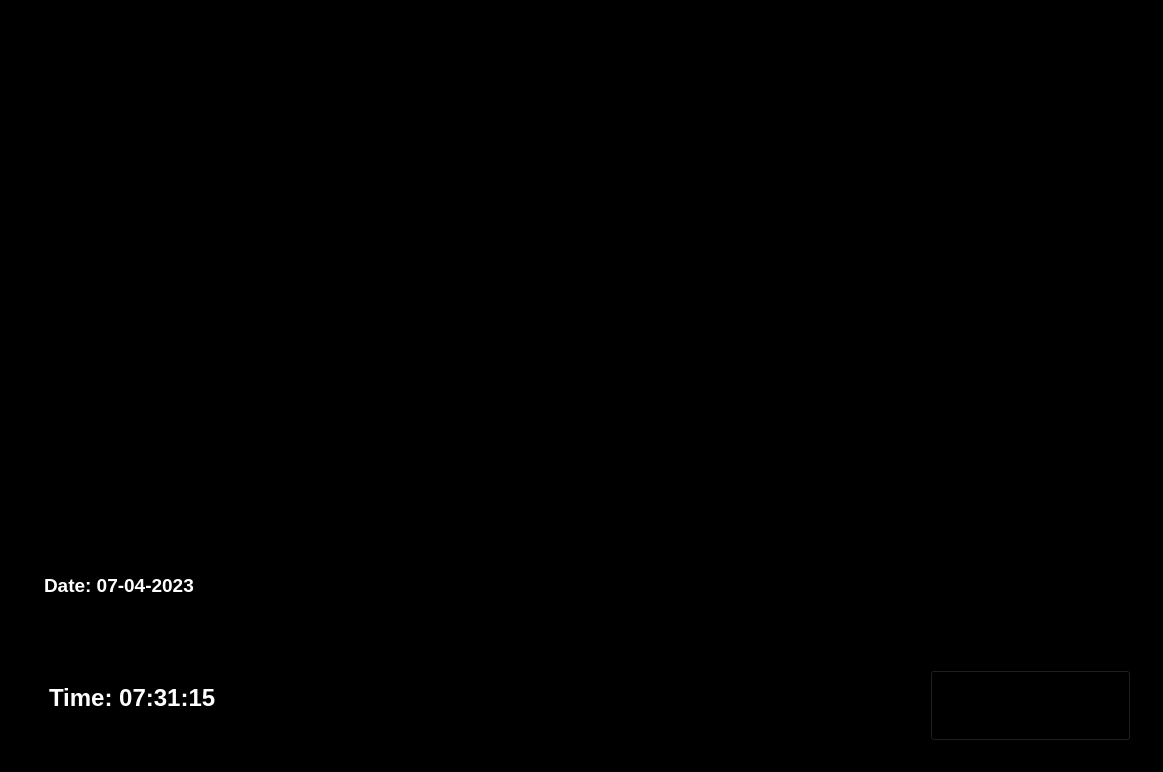
<?xml version="1.0" encoding="UTF-8"?>
<ui version="4.0">
 <class>background</class>
 <widget class="QWidget" name="background">
  <property name="geometry">
   <rect>
    <x>0</x>
    <y>0</y>
    <width>1163</width>
    <height>772</height>
   </rect>
  </property>
  <property name="windowTitle">
   <string>Form</string>
  </property>
  <property name="styleSheet">
   <string notr="true">background-color: black;</string>
  </property>
  <widget class="QLabel" name="ironmanbackground">
   <property name="geometry">
    <rect>
     <x>880</x>
     <y>0</y>
     <width>281</width>
     <height>351</height>
    </rect>
   </property>
   <property name="styleSheet">
    <string notr="true">background-color: transparent;</string>
   </property>
   <property name="text">
    <string/>
   </property>
   <property name="pixmap">
    <pixmap>GUI files/Iron_Template.jpg</pixmap>
   </property>
   <property name="scaledContents">
    <bool>true</bool>
   </property>
  </widget>
  <widget class="QLabel" name="start">
   <property name="geometry">
    <rect>
     <x>690</x>
     <y>650</y>
     <width>231</width>
     <height>111</height>
    </rect>
   </property>
   <property name="text">
    <string/>
   </property>
   <property name="pixmap">
    <pixmap>GUI files/Start.png</pixmap>
   </property>
   <property name="scaledContents">
    <bool>true</bool>
   </property>
  </widget>
  <widget class="QLabel" name="jarvisgui">
   <property name="geometry">
    <rect>
     <x>70</x>
     <y>70</y>
     <width>711</width>
     <height>351</height>
    </rect>
   </property>
   <property name="text">
    <string/>
   </property>
   <property name="pixmap">
    <pixmap>GUI files/Jarvis_Gui (1).gif</pixmap>
   </property>
  </widget>
  <widget class="QLabel" name="quit">
   <property name="geometry">
    <rect>
     <x>920</x>
     <y>660</y>
     <width>221</width>
     <height>91</height>
    </rect>
   </property>
   <property name="text">
    <string/>
   </property>
   <property name="pixmap">
    <pixmap>GUI files/Quit.png</pixmap>
   </property>
   <property name="scaledContents">
    <bool>true</bool>
   </property>
  </widget>
  <widget class="QLabel" name="label_4">
   <property name="geometry">
    <rect>
     <x>30</x>
     <y>550</y>
     <width>251</width>
     <height>101</height>
    </rect>
   </property>
   <property name="text">
    <string/>
   </property>
   <property name="pixmap">
    <pixmap>GUI files/gggf.jpg</pixmap>
   </property>
   <property name="scaledContents">
    <bool>true</bool>
   </property>
  </widget>
  <widget class="QLabel" name="label_6">
   <property name="geometry">
    <rect>
     <x>30</x>
     <y>660</y>
     <width>251</width>
     <height>101</height>
    </rect>
   </property>
   <property name="text">
    <string/>
   </property>
   <property name="pixmap">
    <pixmap>GUI files/gggf.jpg</pixmap>
   </property>
   <property name="scaledContents">
    <bool>true</bool>
   </property>
  </widget>
  <widget class="QLabel" name="ironman">
   <property name="geometry">
    <rect>
     <x>690</x>
     <y>380</y>
     <width>451</width>
     <height>291</height>
    </rect>
   </property>
   <property name="text">
    <string/>
   </property>
   <property name="pixmap">
    <pixmap>GUI files/Iron_Template_1.gif</pixmap>
   </property>
   <property name="scaledContents">
    <bool>true</bool>
   </property>
  </widget>
  <widget class="QLabel" name="earth">
   <property name="geometry">
    <rect>
     <x>330</x>
     <y>510</y>
     <width>301</width>
     <height>241</height>
    </rect>
   </property>
   <property name="text">
    <string/>
   </property>
   <property name="pixmap">
    <pixmap>GUI files/Earth.gif</pixmap>
   </property>
   <property name="scaledContents">
    <bool>true</bool>
   </property>
  </widget>
  <widget class="QTextBrowser" name="datetextbrowser">
   <property name="geometry">
    <rect>
     <x>40</x>
     <y>570</y>
     <width>231</width>
     <height>61</height>
    </rect>
   </property>
   <property name="font">
    <font>
     <family>Nirmala UI</family>
     <pointsize>16</pointsize>
     <weight>75</weight>
     <bold>true</bold>
    </font>
   </property>
   <property name="styleSheet">
    <string notr="true">background-color: transparent;
border:none;
color:white;
border-radius:none;</string>
   </property>
   <property name="html">
    <string>&lt;!DOCTYPE HTML PUBLIC &quot;-//W3C//DTD HTML 4.0//EN&quot; &quot;http://www.w3.org/TR/REC-html40/strict.dtd&quot;&gt;
&lt;html&gt;&lt;head&gt;&lt;meta name=&quot;qrichtext&quot; content=&quot;1&quot; /&gt;&lt;style type=&quot;text/css&quot;&gt;
p, li { white-space: pre-wrap; }
&lt;/style&gt;&lt;/head&gt;&lt;body style=&quot; font-family:'Nirmala UI'; font-size:16pt; font-weight:600; font-style:normal;&quot;&gt;
&lt;p style=&quot; margin-top:0px; margin-bottom:0px; margin-left:0px; margin-right:0px; -qt-block-indent:0; text-indent:0px;&quot;&gt;&lt;span style=&quot; font-size:14pt;&quot;&gt;Date: 07-04-2023&lt;/span&gt;&lt;/p&gt;&lt;/body&gt;&lt;/html&gt;</string>
   </property>
  </widget>
  <widget class="QTextBrowser" name="timelabel">
   <property name="geometry">
    <rect>
     <x>45</x>
     <y>680</y>
     <width>231</width>
     <height>61</height>
    </rect>
   </property>
   <property name="font">
    <font>
     <family>Nirmala UI</family>
     <pointsize>16</pointsize>
     <weight>75</weight>
     <bold>true</bold>
    </font>
   </property>
   <property name="styleSheet">
    <string notr="true">background-color: transparent;
border:none;
color:white;
border-radius:none;</string>
   </property>
   <property name="html">
    <string>&lt;!DOCTYPE HTML PUBLIC &quot;-//W3C//DTD HTML 4.0//EN&quot; &quot;http://www.w3.org/TR/REC-html40/strict.dtd&quot;&gt;
&lt;html&gt;&lt;head&gt;&lt;meta name=&quot;qrichtext&quot; content=&quot;1&quot; /&gt;&lt;style type=&quot;text/css&quot;&gt;
p, li { white-space: pre-wrap; }
&lt;/style&gt;&lt;/head&gt;&lt;body style=&quot; font-family:'Nirmala UI'; font-size:16pt; font-weight:600; font-style:normal;&quot;&gt;
&lt;p style=&quot; margin-top:0px; margin-bottom:0px; margin-left:0px; margin-right:0px; -qt-block-indent:0; text-indent:0px;&quot;&gt;&lt;span style=&quot; font-size:18pt;&quot;&gt;Time: 07:31:15&lt;/span&gt;&lt;/p&gt;&lt;/body&gt;&lt;/html&gt;</string>
   </property>
  </widget>
  <widget class="QPushButton" name="quitpushButton">
   <property name="geometry">
    <rect>
     <x>930</x>
     <y>670</y>
     <width>201</width>
     <height>71</height>
    </rect>
   </property>
   <property name="styleSheet">
    <string notr="true">background-color:transparent;</string>
   </property>
   <property name="text">
    <string/>
   </property>
  </widget>
  <zorder>ironmanbackground</zorder>
  <zorder>start</zorder>
  <zorder>jarvisgui</zorder>
  <zorder>quit</zorder>
  <zorder>label_4</zorder>
  <zorder>label_6</zorder>
  <zorder>ironman</zorder>
  <zorder>earth</zorder>
  <zorder>quitpushButton</zorder>
  <zorder>datetextbrowser</zorder>
  <zorder>timelabel</zorder>
 </widget>
 <resources/>
 <connections/>
</ui>
